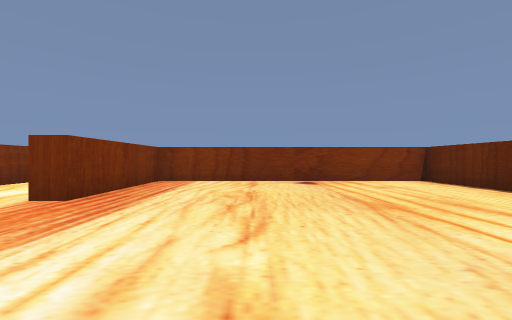
View 1 (above)

12 first-person views from a walk through a scene from a Unity 3-D project. The camera is 0.62 m above the floor, looks level and sees 90° across. The floor is counted in squares, 1 m on a side. Each view is taken from the middle of a square. On the plan, view 1 faces up. The plan holds only what a view shows up to about 9 squares ahead; the rest is blank. The player is left out.

View 2
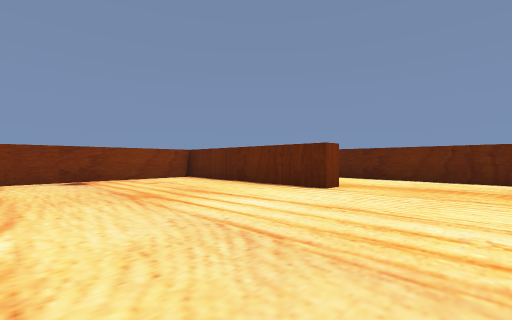

View 3
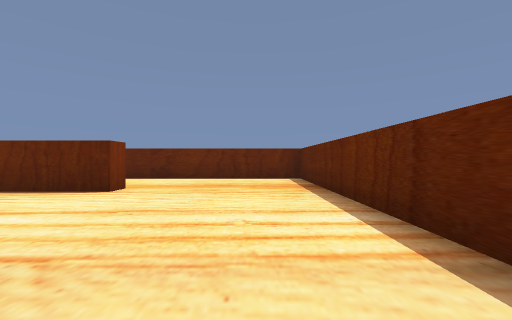

View 4
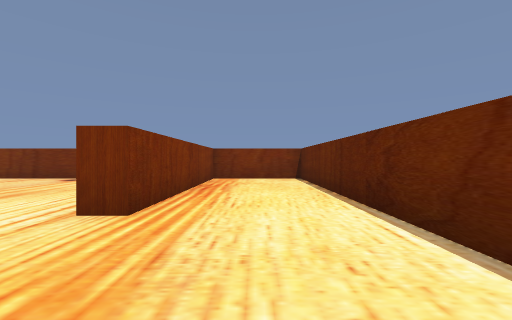

View 5
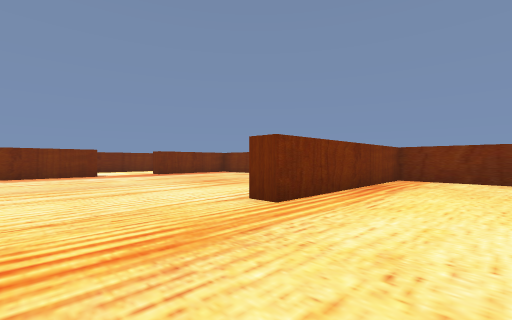

View 6
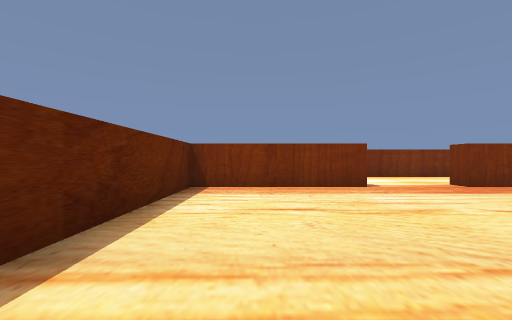

View 7
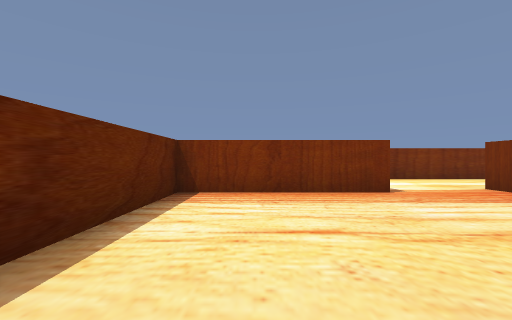

View 8
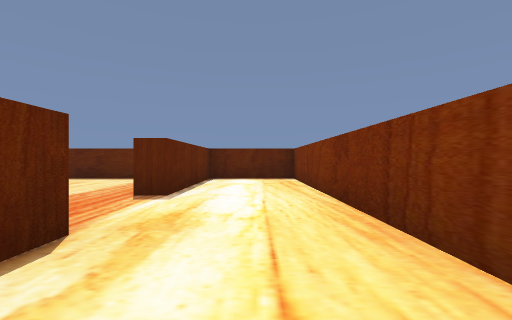

View 9
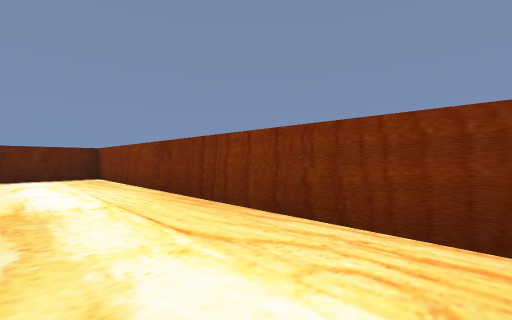

View 10
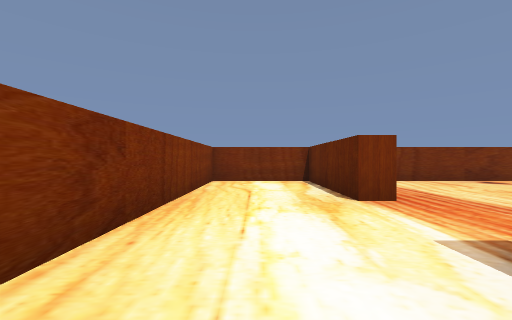

View 11
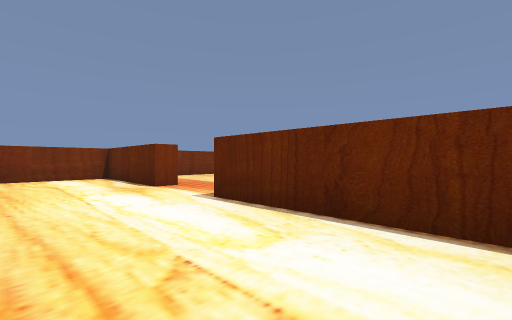

View 12
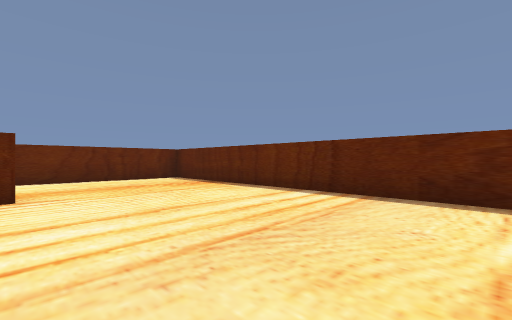

### Floor plan
Ten units are one square. View 1 is at (0, 0); x grows to the right and y downward. Boxes are objects, and circles mark ways between rooms. Rooms are numbered by the first view taken in them; rooms with no view inside come last. Other rooms are left out.
<svg viewBox="-68 -80 158 110">
<path fill="none" stroke="#000" d="M-29 -15 -29 25 85 25 85 -75 56 -75 56 -18 50 -18 50 -75 -29 -75 -29 -39M-29 -39 -34 -39 -34 -75 -63 -75 -63 25 -34 25 -34 -15 -29 -15"/>
<circle cx="-30" cy="-25" r="3" fill="#2a7"/>
<text x="30" y="-20">1</text>
<text x="-50" y="-30">2</text>
</svg>
Room 1 opens to room 2.

Where each view was taken, in squares from view 1:
view 1: 0 up, 0 right, facing up
view 2: 1 down, 0 right, facing up-right
view 3: 1 down, 0 right, facing right
view 4: 1 down, 7 right, facing up
view 5: 1 down, 8 right, facing up-left
view 6: 1 down, 3 right, facing left
view 7: 1 down, 2 right, facing left
view 8: 6 up, 5 left, facing down
view 9: 7 up, 4 left, facing down-left
view 10: 0 up, 5 left, facing up
view 11: 2 down, 6 left, facing up-right
view 12: 2 up, 0 right, facing down-right
